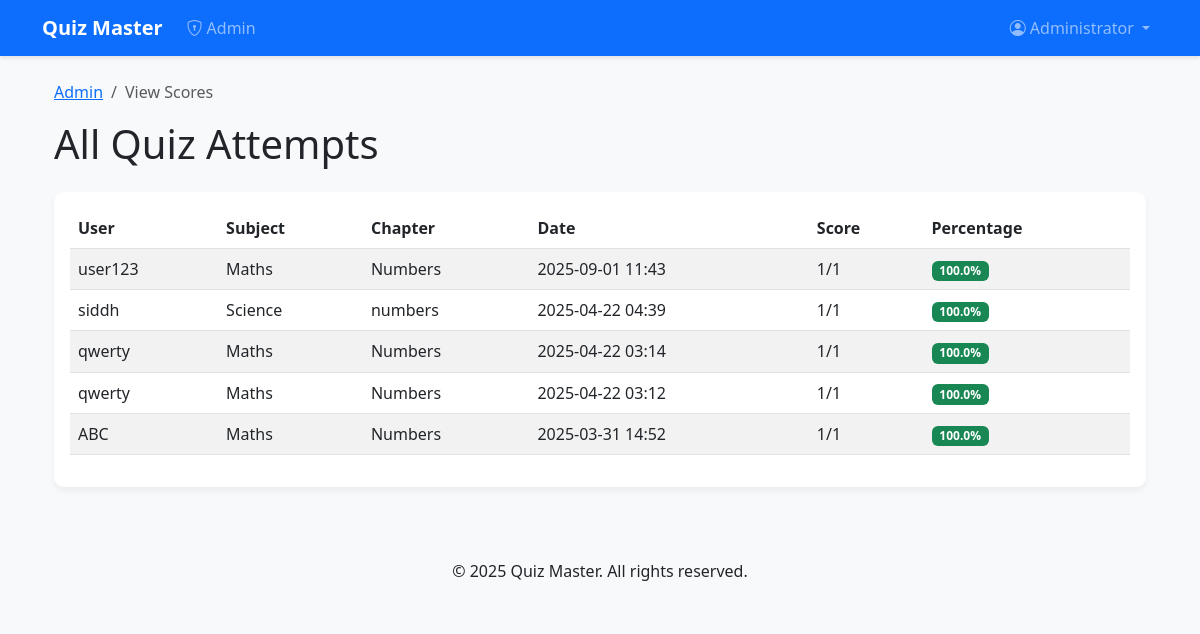
The page /admin/scores (signed in) on the database its author committed.
### models.py (models this page shows, shortened)
class User(UserMixin, db.Model):
    __tablename__ = 'users'
    id = db.Column(db.Integer, primary_key=True)
    username = db.Column(db.String(80), unique=True, nullable=False)
    email = db.Column(db.String(120), unique=True, nullable=False)
    password = db.Column(db.String(200), nullable=False)
    full_name = db.Column(db.String(120))
    qualification = db.Column(db.String(120))
    dob = db.Column(db.Date)
    is_admin = db.Column(db.Boolean, default=False)
    created_at = db.Column(db.DateTime, default=datetime.utcnow)
    scores = db.relationship('Score', backref='user', lazy=True, cascade='all, delete-orphan')

class Score(db.Model):
    __tablename__ = 'scores'
    id = db.Column(db.Integer, primary_key=True)
    quiz_id = db.Column(db.Integer, db.ForeignKey('quizzes.id'), nullable=False)
    user_id = db.Column(db.Integer, db.ForeignKey('users.id'), nullable=False)
    timestamp = db.Column(db.DateTime, default=datetime.utcnow)
    total_scored = db.Column(db.Integer, nullable=False)
    total_questions = db.Column(db.Integer, nullable=False)
    @property
    def percentage(self):
        return round((self.total_scored / self.total_questions) * 100, 2)

class Subject(db.Model):
    __tablename__ = 'subjects'
    id = db.Column(db.Integer, primary_key=True)
    name = db.Column(db.String(120), unique=True, nullable=False)
    description = db.Column(db.Text)
    created_at = db.Column(db.DateTime, default=datetime.utcnow)
    chapters = db.relationship('Chapter', backref='subject', lazy=True, cascade='all, delete-orphan')

class Chapter(db.Model):
    __tablename__ = 'chapters'
    id = db.Column(db.Integer, primary_key=True)
    name = db.Column(db.String(120), nullable=False)
    description = db.Column(db.Text)
    subject_id = db.Column(db.Integer, db.ForeignKey('subjects.id'), nullable=False)
    created_at = db.Column(db.DateTime, default=datetime.utcnow)
    quizzes = db.relationship('Quiz', backref='chapter', lazy=True, cascade='all, delete-orphan')

### routes/admin.py (the view)
@admin_bp.route('/scores')
def view_scores():
    scores = Score.query.order_by(Score.timestamp.desc()).all()
    return render_template('view_scores.html', scores=scores)

### app.py (called while the page is built)
def create_app():
    app = Flask(__name__)
    app.config.from_object(Config)
    db.init_app(app)
    migrate = Migrate(app, db)
    login_manager = LoginManager()
    login_manager.login_view = 'auth.login'
    login_manager.init_app(app)
    @login_manager.user_loader
    def load_user(user_id):
        from models import User
        return User.query.get(int(user_id))
    init_routes(app)
    @app.route('/')
    def index():
        return render_template('index.html')
    return app

### routes/admin.py (called while the page is built)
@admin_bp.before_request
@login_required
def require_admin():
    if not current_user.is_admin:
        flash('Unauthorized access', 'danger')
        return redirect(url_for('user.dashboard'))

### templates/view_scores.html (shortened to what this page needs)
{% extends "base.html" %}
{% block content %}
<div class="container">
    <nav aria-label="breadcrumb">
        <ol class="breadcrumb">
            <li class="breadcrumb-item"><a href="{{ url_for('admin.dashboard') }}">Admin</a></li>
            <li class="breadcrumb-item active" aria-current="page">View Scores</li>
        </ol>
    </nav>
    <h1 class="mb-4">All Quiz Attempts</h1>
    <div class="card">
        <div class="card-body">
            {% if scores %}
            <div class="table-responsive">
                <table class="table table-striped">
                    <thead>
                        <tr>
                            <th>User</th>
                            <th>Subject</th>
                            <th>Chapter</th>
                            <th>Date</th>
                            <th>Score</th>
                            <th>Percentage</th>
                        </tr>
                    </thead>
                    <tbody>
                        {% for score in scores %}
                        <tr>
                            <td>{{ score.user.username }}</td>
                            <td>{{ score.quiz.chapter.subject.name }}</td>
                            <td>{{ score.quiz.chapter.name }}</td>
                            <td>{{ score.timestamp.strftime('%Y-%m-%d %H:%M') }}</td>
                            <td>{{ score.total_scored }}/{{ score.total_questions }}</td>
                            <td>
                                <span class="badge bg-{% if score.percentage >= 70 %}success{% elif score.percentage >= 50 %}warning{% else %}danger{% endif %}">
                                    {{ score.percentage }}%
                                </span>
                            </td>
                        </tr>
                        {% endfor %}
                    </tbody>
                </table>
            </div>
            {% else %}
            <p class="text-muted">No quiz attempts recorded yet</p>
            {% endif %}
        </div>
    </div>
</div>
{% endblock %}

### templates/base.html (shortened to what this page needs)
<!DOCTYPE html>
<html lang="en">
<head>
    <link href="https://cdn.jsdelivr.net/npm/bootstrap@5.3.0/dist/css/bootstrap.min.css" rel="stylesheet">
    <link rel="stylesheet" href="https://cdn.jsdelivr.net/npm/bootstrap-icons@1.10.0/font/bootstrap-icons.css">
    <link rel="stylesheet" href="{{ url_for('static', filename='css/styles.css') }}">
</head>
<body>
    <nav class="navbar navbar-expand-lg navbar-dark bg-primary">
        <div class="container">
            <a class="navbar-brand" href="{{ url_for('index') }}">Quiz Master</a>
            <div class="collapse navbar-collapse" id="navbarNav">
                <ul class="navbar-nav me-auto">
                    {% if current_user.is_authenticated %}
                        {% if current_user.is_admin %}
                            <li class="nav-item">
                                <a class="nav-link" href="{{ url_for('admin.dashboard') }}">
                                    <i class="bi bi-shield-lock me-1"></i>Admin
                                </a>
                            </li>
                        {% endif %}
                    {% endif %}
                </ul>
                <ul class="navbar-nav">
                    {% if current_user.is_authenticated %}
                        <li class="nav-item dropdown">
                            <a class="nav-link dropdown-toggle" href="#" id="userDropdown" role="button" data-bs-toggle="dropdown" aria-expanded="false">
                                <i class="bi bi-person-circle me-1"></i>{{ current_user.full_name or current_user.username }}
                            </a>
                        </li>
                    {% endif %}
                </ul>
            </div>
        </div>
    </nav>
    <main class="container my-4">
        {% block content %}{% endblock %}
    </main>
    <footer class="bg-light py-4 mt-5">
        <div class="container text-center">
            <p class="mb-0">&copy; 2025 Quiz Master. All rights reserved.</p>
        </div>
    </footer>
</body>
</html>

### static/css/styles.css (style rules this page uses)
body { font-family: 'Segoe UI', Tahoma, Geneva, Verdana, sans-serif; background-color: #f8f9fa; color: #212529; }
.navbar { box-shadow: 0 2px 4px rgba(0,0,0,.1); }
.navbar-brand { font-weight: 700; }
.card { border: none; border-radius: 10px; box-shadow: 0 4px 6px rgba(0,0,0,.05); transition: transform 0.2s, box-shadow 0.2s; }

### rows shown on the page
User: full_name "Administrator"
Score: user.username "user123", quiz.chapter.subject.name "Maths", quiz.chapter.name "Numbers", timestamp "2025-09-01 11:43", total_scored "1", total_questions "1", percentage "100.0"
Score: user.username "siddh", quiz.chapter.subject.name "Science", quiz.chapter.name "numbers", timestamp "2025-04-22 04:39", total_scored "1", total_questions "1", percentage "100.0"
Score: user.username "qwerty", quiz.chapter.subject.name "Maths", quiz.chapter.name "Numbers", timestamp "2025-04-22 03:14", total_scored "1", total_questions "1", percentage "100.0"
Score: user.username "qwerty", quiz.chapter.subject.name "Maths", quiz.chapter.name "Numbers", timestamp "2025-04-22 03:12", total_scored "1", total_questions "1", percentage "100.0"
Score: user.username "ABC", quiz.chapter.subject.name "Maths", quiz.chapter.name "Numbers", timestamp "2025-03-31 14:52", total_scored "1", total_questions "1", percentage "100.0"
